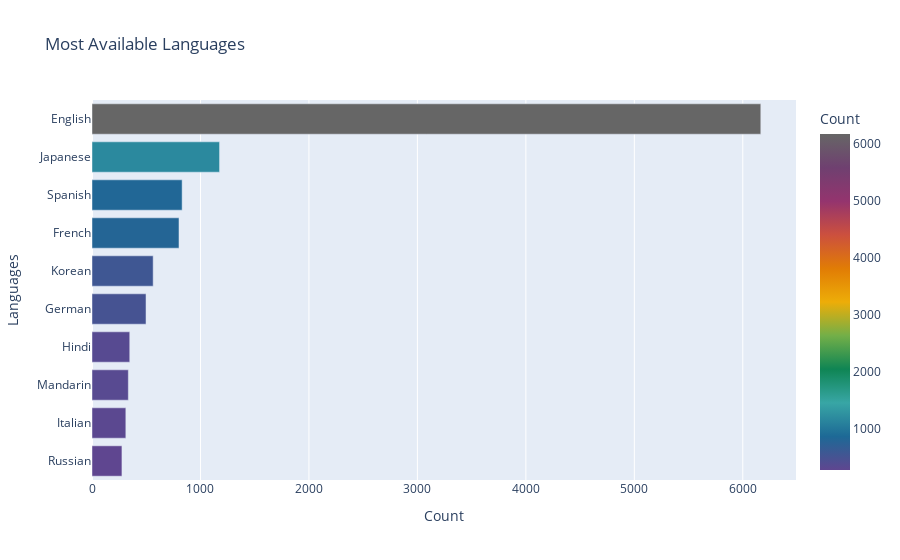

The notebook cell this image was saved under:
### Code cell
fig = px.bar(pd.DataFrame(top_languages)[:10], y = 'Languages', x = 'Count', orientation = 'h', title = 'Most Available Languages', color = 'Count', color_continuous_scale = px.colors.qualitative.Prism).update_yaxes(categoryorder = 'total ascending')
fig.show()

### Figure 1 — Plotly figure (JSON) as saved in the notebook; plotly's stock layout.template omitted (floating-point values rounded to 4 significant figures)
{"data": [{"hovertemplate": "Count=%{marker.color}<br>Languages=%{y}<extra></extra>", "legendgroup": "", "marker": {"color": [6166, 1176, 831, 802, 564, 498, 348, 335, 312, 276], "coloraxis": "coloraxis", "pattern": {"shape": ""}}, "name": "", "orientation": "h", "showlegend": false, "textposition": "auto", "type": "bar", "x": [6166, 1176, 831, 802, 564, 498, 348, 335, 312, 276], "xaxis": "x", "y": ["English", "Japanese", "Spanish", "French", "Korean", "German", "Hindi", "Mandarin", "Italian", "Russian"], "yaxis": "y"}], "layout": {"barmode": "relative", "coloraxis": {"colorbar": {"title": {"text": "Count"}}, "colorscale": [[0, "rgb(95, 70, 144)"], [0.1, "rgb(29, 105, 150)"], [0.2, "rgb(56, 166, 165)"], [0.3, "rgb(15, 133, 84)"], [0.4, "rgb(115, 175, 72)"], [0.5, "rgb(237, 173, 8)"], [0.6, "rgb(225, 124, 5)"], [0.7, "rgb(204, 80, 62)"], [0.8, "rgb(148, 52, 110)"], [0.9, "rgb(111, 64, 112)"], [1, "rgb(102, 102, 102)"]]}, "legend": {"tracegroupgap": 0}, "title": {"text": "Most Available Languages"}, "xaxis": {"anchor": "y", "domain": [0, 1], "title": {"text": "Count"}}, "yaxis": {"anchor": "x", "categoryorder": "total ascending", "domain": [0, 1], "title": {"text": "Languages"}}}}
